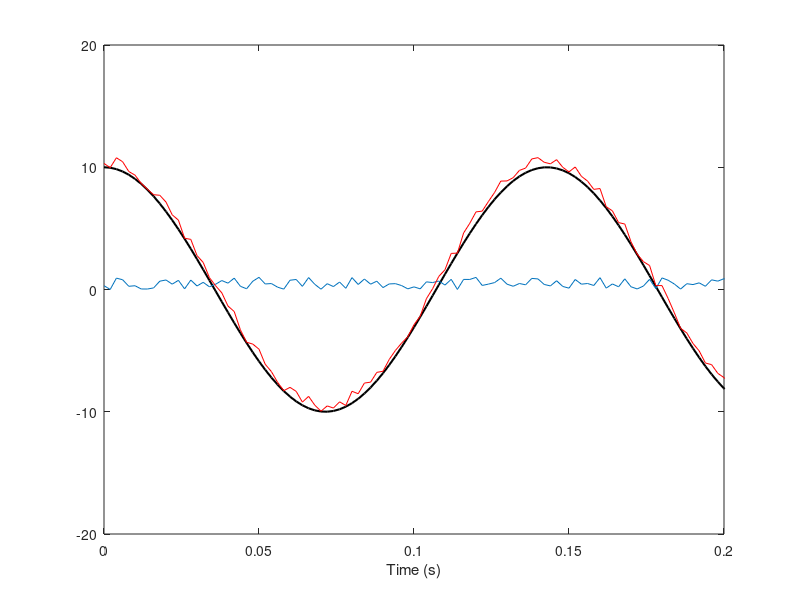
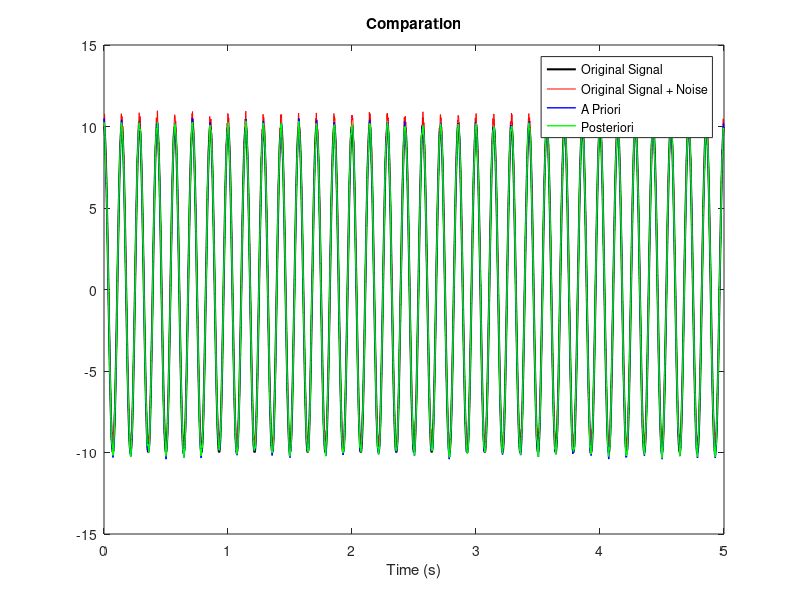
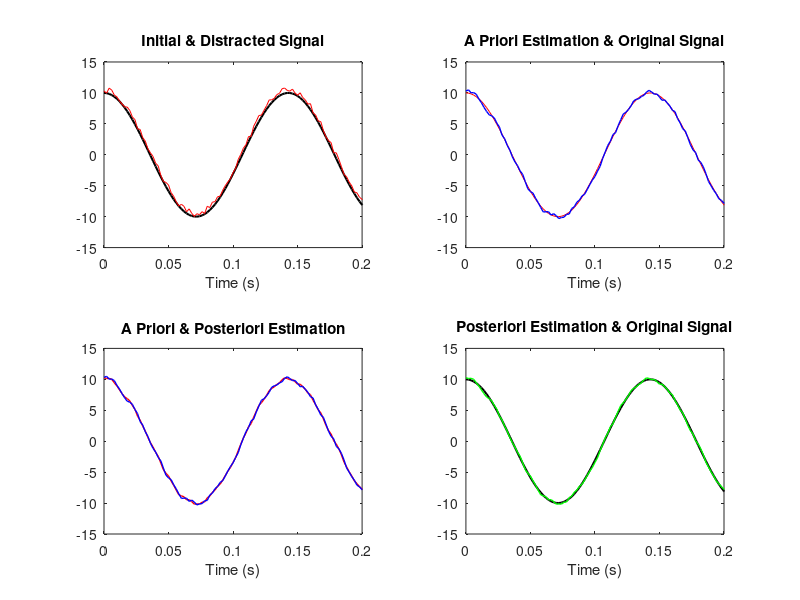

These figures' MATLAB source, in order:
%% Kalman Estimator Application for Denoising Random Signal
% Generating a Randomly-Disturbed Sinusoidal Signal and denoise it
% by Estimating the Original Signal value using Kalman Estimator

%% Initialization

Sig = 10;        % Signal Amplitude
Noi = 1;         % Noise Amplitude
f   = 7;         % Signal Frequency
Fs  = 500;       % Sampling Frequency
Ts  = 1/Fs;      % Periode
N   = 5;         % Signal Length
t   = 0:Ts:N-Ts; % Time Matrix 
Limx= [0 0.2];   % X-Limit Value in graph

%% Signal Generation

% Generate Signal x[n]
x = Sig*cos(2*pi*f*t); 

% Generate Random Signal
i = Noi*rand(1,length(t));  %Positive Random Signal 
y = x + i;

%% Denoising with Kalman Estimator

%  Kalman Filter Parameters Initialization
w    = 2*pi*f*Ts;      % Frequency Velocity
Q    = 0.001;          % Process Noise Variance
in   = mean(i);        % Mean of Signal+Noise
X0   = [y(1) y(2)]';   % Matrix for Pre-estimation signal
P0   = Q;              % Error Estimation Covariance
X_pri = X0;            % A-priori of Signal
P_pri = P0;            % A-priori of Estimated Signal
R = 0.01;              % Measurement (Simulated) Noise Covariant

%  Kalman Equation Matrix
A = [2*cos(w) -1 ; 1 0];         
B = [1 0]';
C = [1 0];                       

%  Matrices for storing values
Length  = length(y);
xpost   = zeros(2,Length);
ppost   = zeros(2,2,Length);
xpri    = zeros(2,Length);
ppri    = zeros(2,2,Length);
Kgain   = zeros(2,Length);

%  Kalman Filter Iteration (Looping)
for k = 1 : Length
    
    % Update and Save the Estimated A-Priori X Value
    xpri(:,k) = X_pri';
    ppri(:,:,k) = P_pri';

    % Update the simulated measurement value
    Y_Pri = C*X_pri + in;
    
    % Calculate the Kalman Gain 
    K = P_pri*C'/(C*P_pri*C'+ R');  % Kalman Gain
     
    % Estimation Correction
    X_post = X_pri + K*(y(k) - Y_Pri);                % Signal Estimation  
    P_post =(eye(2)-K*C)*P_pri*(eye(2)-K*C)'+K*R*K';  % Error Covariance Optimalization
                           
    % Prediction
    X_pri = A*X_post;                 % Update signal estimation
    P_pri = A*P_post*A' + B*Q*B';     % Update Error Covariance value

    % Update and Save Posteriori X Value
    xpost(:,k) = X_post';
    ppost(:,:,k) = P_post';
    Kgain(:,k) = K;
end

x_post_plot = xpost(1,:);
x_prior_plot = xpri(1,:);
kalman_plot = Kgain(1,:);
%% Plot Signal in Time Function

figure('Name','Plot','NumberTitle','off');
plot(t,x,'k','LineWidth',1.5); hold on; 
    xlabel('Time (s)');
    xlim(Limx);ylim([-20 20])
plot(t,i); hold on;
plot(t,y, 'r');

figure
plot(t,x,'k','LineWidth',1.5);hold on;plot(t,y,'r');
    xlabel('Time (s)'); title('Original Signal + Noise (Distracted)');
plot(t,x_prior_plot,'b','LineWidth',1);
plot(t,x_post_plot,'g','LineWidth',1);
    title('Comparation');
    legend('Original Signal','Original Signal + Noise','A Priori','Posteriori')
    
figure('Name','Comparison Plot','NumberTitle','off');
subplot(2,2,1)
plot(t,x,'k','LineWidth',1.5); hold on; 
plot(t,y,'r'); hold on;
    xlabel('Time (s)');
    title('Initial & Distracted Signal');
xlim(Limx)
ylim([-15 15])

subplot(2,2,4)
plot(t,x,'k','LineWidth',1.5); hold on; 
plot(t,x_post_plot,'g','LineWidth',1);
    xlabel('Time (s)');
    title('Posteriori Estimation & Original Signal');
xlim(Limx)
ylim([-15 15])
    
subplot(2,2,2)
plot(t,x,'r'); hold on;
    xlabel('Time (s)');
plot(t,x_prior_plot,'b','LineWidth',1);;
    title('A Priori Estimation & Original Signal');
xlim(Limx)
ylim([-15 15])

subplot(2,2,3)
plot(t,x_post_plot,'r','LineWidth',1);hold on;
    xlabel('Time (s)');
plot(t,x_prior_plot,'b','LineWidth',1);;
    title('A Priori & Posteriori Estimation');
xlim(Limx)
ylim([-15 15])